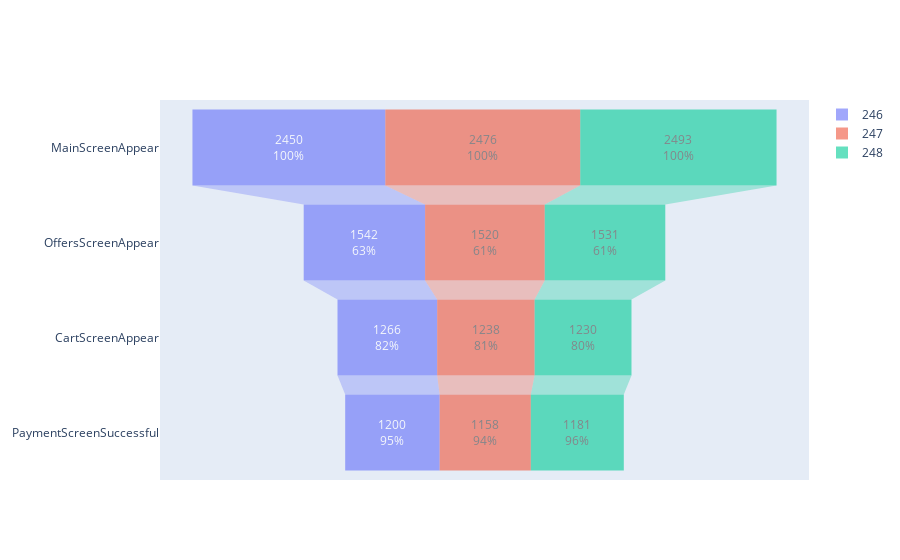

Notebook code cell kept with this figure:
### Markdown cell above
## Выбор самого популярного события

*Это вообще о чём? Предполагаю, что самым популярным можно назвать лишь посещение главной*

### Code cell
fig = go.Figure()

fig.add_trace(go.Funnel(name = '246',
                        y = funnel_group.query('group_id == 246')['event'],
                        x = funnel_group.query('group_id == 246')['users_amount'],
                        opacity = 0.6,
                        textposition = 'inside',
                        textinfo = 'value + percent previous'))

fig.add_trace(go.Funnel(name = '247',
                        y = funnel_group.query('group_id == 247')['event'],
                        x = funnel_group.query('group_id == 247')['users_amount'],
                        opacity = 0.6,
                        textposition = 'inside',
                        textinfo = 'value + percent previous'))


fig.add_trace(go.Funnel(name = '248',
                        y = funnel_group.query('group_id == 248')['event'],
                        x = funnel_group.query('group_id == 248')['users_amount'],
                        opacity = 0.6,
                        textposition = 'inside',
                        textinfo = 'value + percent previous'))
                        
fig.show()

### Figure 1 — Plotly figure (JSON) as saved in the notebook; plotly's stock layout.template omitted (floating-point values rounded to 4 significant figures)
{"data": [{"name": "246", "opacity": 0.6, "textinfo": "value+percent previous", "textposition": "inside", "type": "funnel", "x": [2450, 1542, 1266, 1200], "y": ["MainScreenAppear", "OffersScreenAppear", "CartScreenAppear", "PaymentScreenSuccessful"]}, {"name": "247", "opacity": 0.6, "textinfo": "value+percent previous", "textposition": "inside", "type": "funnel", "x": [2476, 1520, 1238, 1158], "y": ["MainScreenAppear", "OffersScreenAppear", "CartScreenAppear", "PaymentScreenSuccessful"]}, {"name": "248", "opacity": 0.6, "textinfo": "value+percent previous", "textposition": "inside", "type": "funnel", "x": [2493, 1531, 1230, 1181], "y": ["MainScreenAppear", "OffersScreenAppear", "CartScreenAppear", "PaymentScreenSuccessful"]}], "layout": {}}
